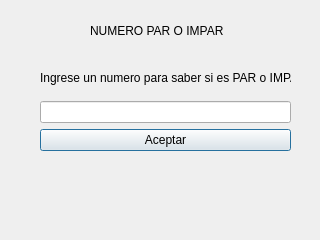
<?xml version="1.0" encoding="UTF-8"?>
<ui version="4.0">
 <class>numeroParImpar</class>
 <widget class="QDialog" name="numeroParImpar">
  <property name="geometry">
   <rect>
    <x>0</x>
    <y>0</y>
    <width>320</width>
    <height>240</height>
   </rect>
  </property>
  <property name="windowTitle">
   <string>Dialog</string>
  </property>
  <widget class="QLabel" name="resultParImpar">
   <property name="geometry">
    <rect>
     <x>40</x>
     <y>170</y>
     <width>249</width>
     <height>34</height>
    </rect>
   </property>
   <property name="text">
    <string/>
   </property>
  </widget>
  <widget class="QWidget" name="layoutWidget">
   <property name="geometry">
    <rect>
     <x>40</x>
     <y>60</y>
     <width>251</width>
     <height>91</height>
    </rect>
   </property>
   <layout class="QGridLayout" name="gridLayout">
    <item row="2" column="0">
     <widget class="QLineEdit" name="txtNum"/>
    </item>
    <item row="3" column="0">
     <widget class="QPushButton" name="pbAceptarNumParImpar">
      <property name="text">
       <string>Aceptar</string>
      </property>
     </widget>
    </item>
    <item row="1" column="0">
     <widget class="QLabel" name="label_2">
      <property name="text">
       <string>Ingrese un numero para saber si es PAR o IMPAR:</string>
      </property>
     </widget>
    </item>
   </layout>
  </widget>
  <widget class="QLabel" name="label">
   <property name="geometry">
    <rect>
     <x>90</x>
     <y>10</y>
     <width>141</width>
     <height>41</height>
    </rect>
   </property>
   <property name="text">
    <string>NUMERO PAR O IMPAR</string>
   </property>
  </widget>
 </widget>
 <resources/>
 <connections/>
</ui>
